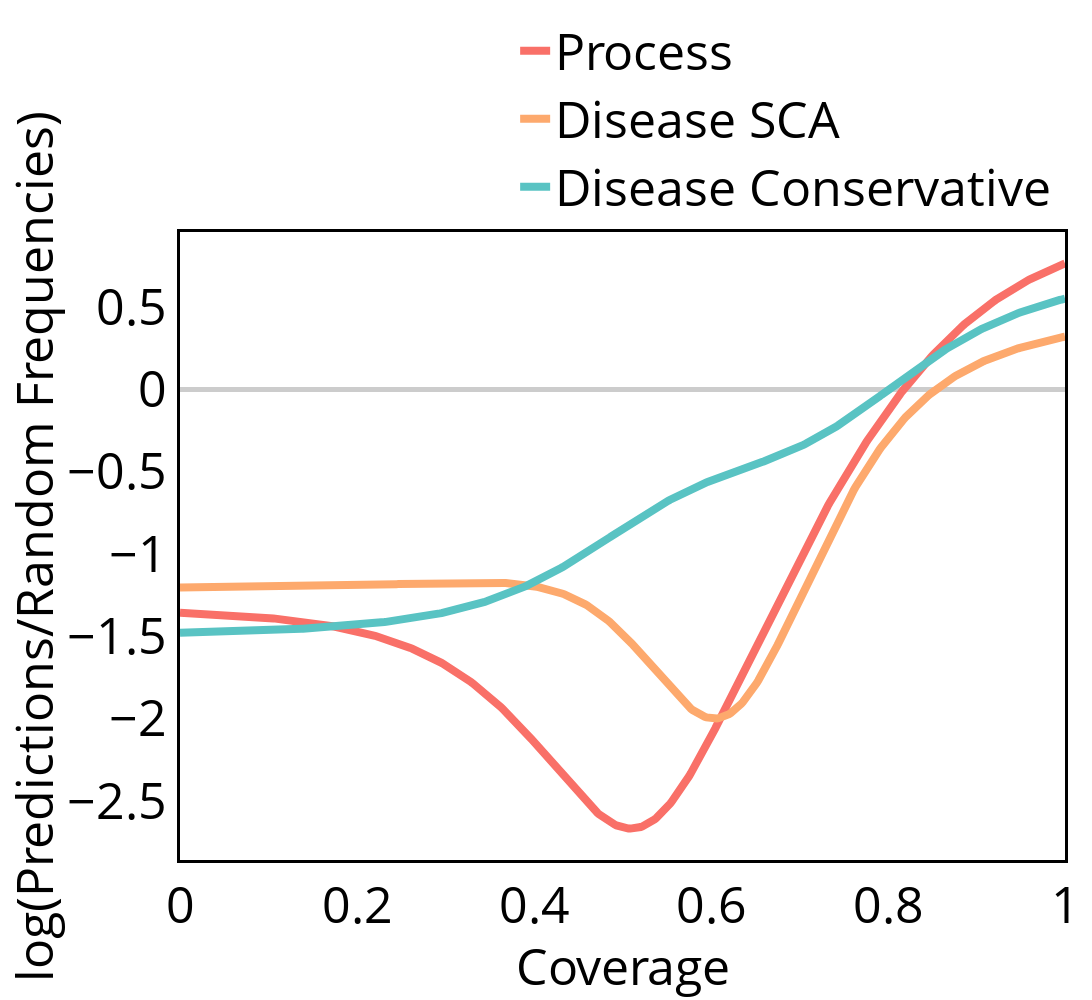

Notebook code cell kept with this figure:
### Code cell
traces = []
traces.append(go.Scatter(x=np.linspace(0,1,512), 
                y=np.log(np.divide(process_go_density,process_go_density_random)),
                name='Process', marker_color='#F97068', line_width=8))
traces.append(go.Scatter(x=np.linspace(0,1,512), 
                y=np.log(np.divide(disease_go_density,disease_go_density_random)),
                name='Disease SCA', marker_color='#FDA96D', line_width=8))
traces.append(go.Scatter(x=np.linspace(0,1,512), 
                y=np.log(np.divide(disease_conservative_go_density,disease_conservative_go_density_random)),
                name='Disease Conservative', marker_color='#59C3C3', line_width=8))

fig = go.Figure()
fig.add_traces(traces)
fig.update_layout(
    height=1000,
    width=2000,
    legend=dict(orientation='h', font=dict(size=50, color='black'), yanchor="bottom", y=1.01, xanchor="right", x=0.99),
    xaxis = dict(tickfont = dict(size=50), titlefont=dict(size=50), title_text='Coverage', showline=True, linewidth=3, linecolor='black', mirror=True, color='black'),
    yaxis = dict(tickfont = dict(size=50), titlefont=dict(size=50), title_text='log(Predictions/Random Frequencies)', title_standoff = 20, showline=True, linewidth=3, linecolor='black', mirror=True, zeroline=True, zerolinewidth=5, zerolinecolor='rgb(204,204,204)', color='black'),
    paper_bgcolor='rgba(255,255,255,1)',
    plot_bgcolor='rgba(255,255,255,0.9)',
    margin=dict(l=20, r=20, t=25, b=20))
fig.show()

### Figure 1 — Plotly figure (JSON) as saved in the notebook; plotly's stock layout.template omitted (floating-point values rounded to 4 significant figures; data arrays with more than 128 entries replaced by an {"elided": "..."} marker saying what was removed)
{"data": [{"line": {"width": 8}, "marker": {"color": "#F97068"}, "name": "Process", "type": "scatter", "x": {"elided": "512 float values"}, "y": {"elided": "512 float values"}}, {"line": {"width": 8}, "marker": {"color": "#FDA96D"}, "name": "Disease SCA", "type": "scatter", "x": {"elided": "512 float values"}, "y": {"elided": "512 float values"}}, {"line": {"width": 8}, "marker": {"color": "#59C3C3"}, "name": "Disease Conservative", "type": "scatter", "x": {"elided": "512 float values"}, "y": {"elided": "512 float values"}}], "layout": {"height": 1000, "legend": {"font": {"color": "black", "size": 50}, "orientation": "h", "x": 0.99, "xanchor": "right", "y": 1.01, "yanchor": "bottom"}, "margin": {"b": 20, "l": 20, "r": 20, "t": 25}, "paper_bgcolor": "rgba(255,255,255,1)", "plot_bgcolor": "rgba(255,255,255,0.9)", "width": 2000, "xaxis": {"color": "black", "linecolor": "black", "linewidth": 3, "mirror": true, "showline": true, "tickfont": {"size": 50}, "title": {"font": {"size": 50}, "text": "Coverage"}}, "yaxis": {"color": "black", "linecolor": "black", "linewidth": 3, "mirror": true, "showline": true, "tickfont": {"size": 50}, "title": {"font": {"size": 50}, "standoff": 20, "text": "log(Predictions/Random Frequencies)"}, "zeroline": true, "zerolinecolor": "rgb(204,204,204)", "zerolinewidth": 5}}}
